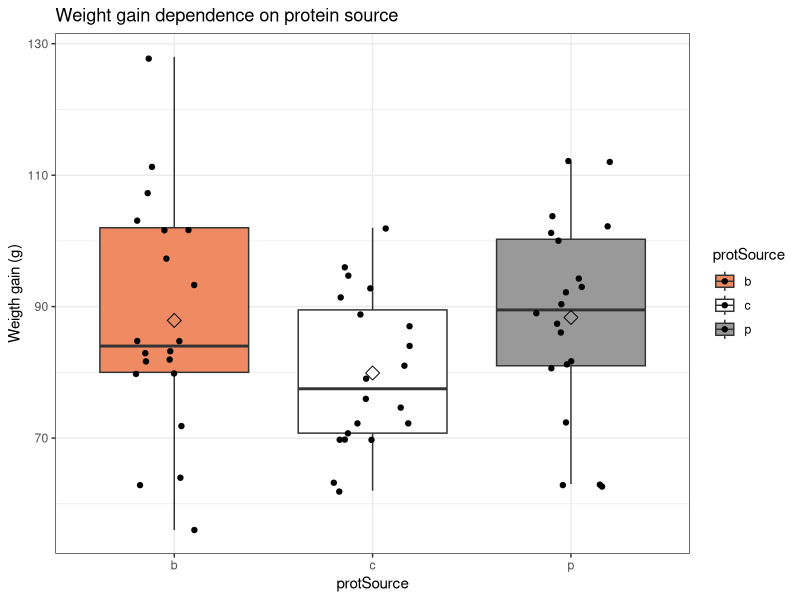
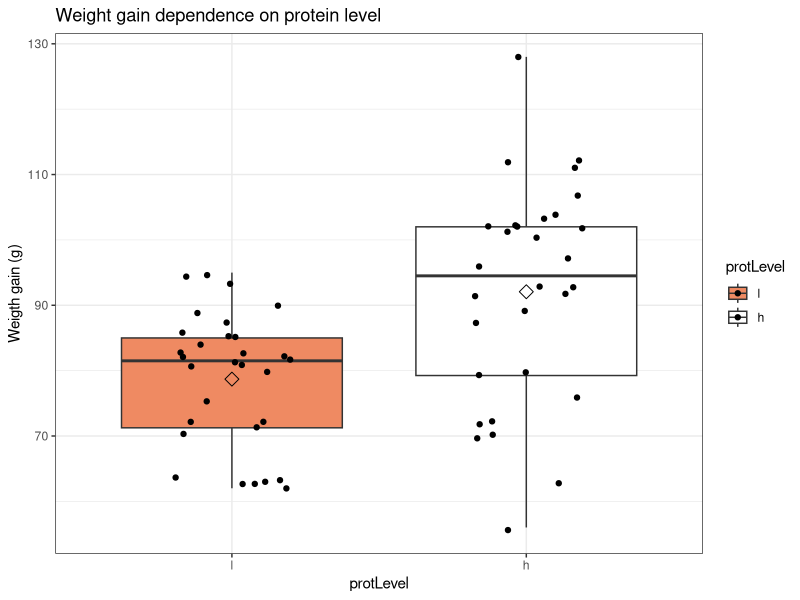
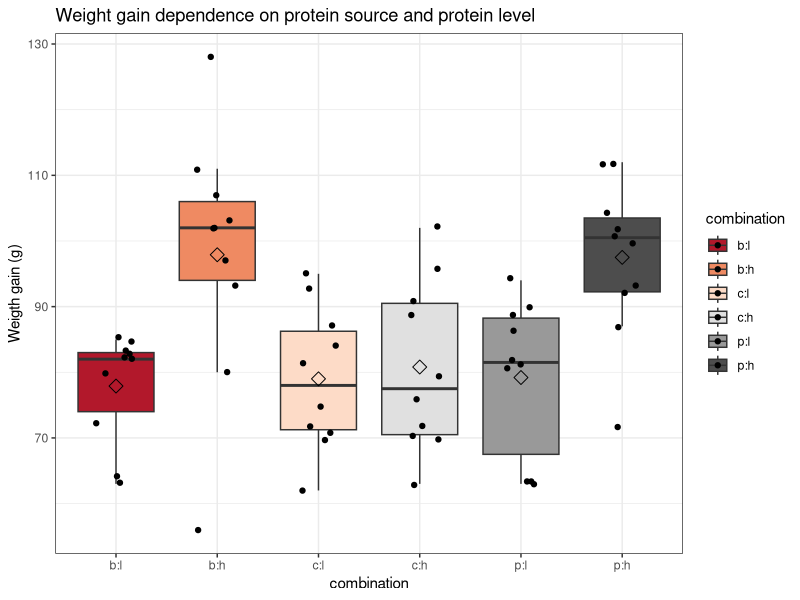
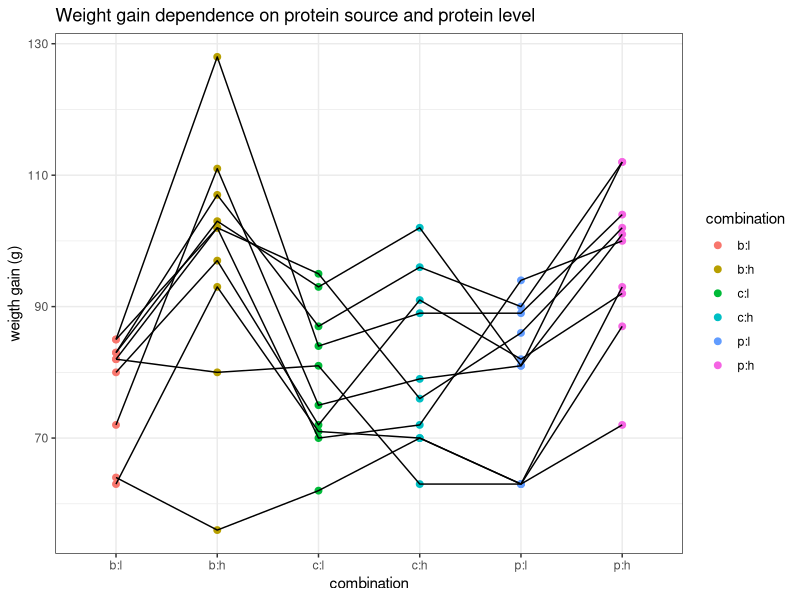
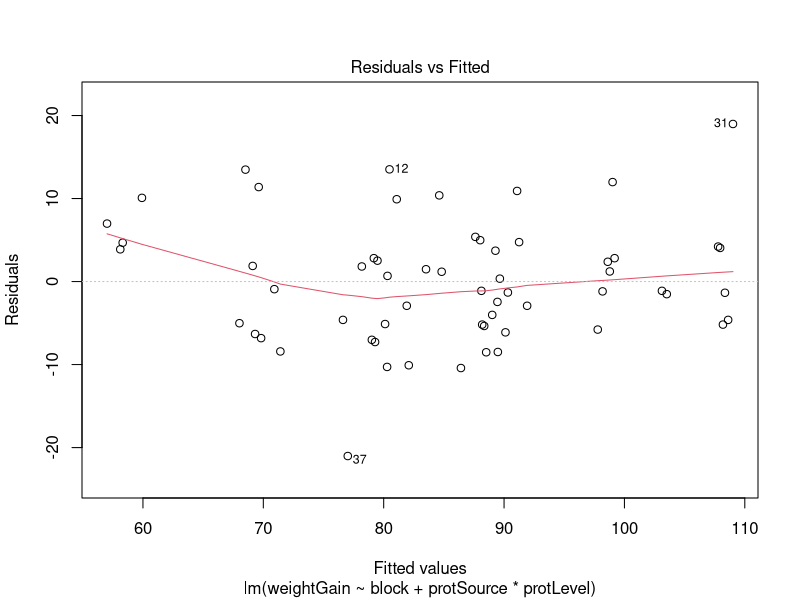
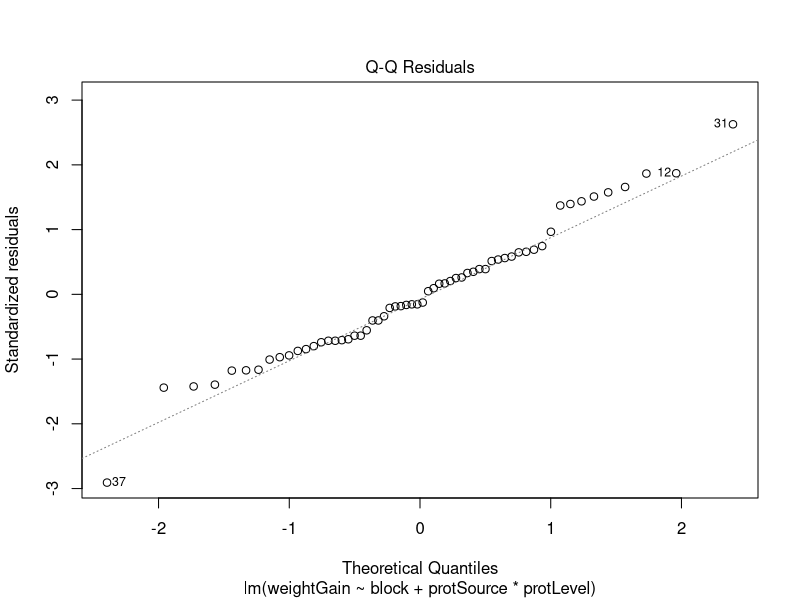
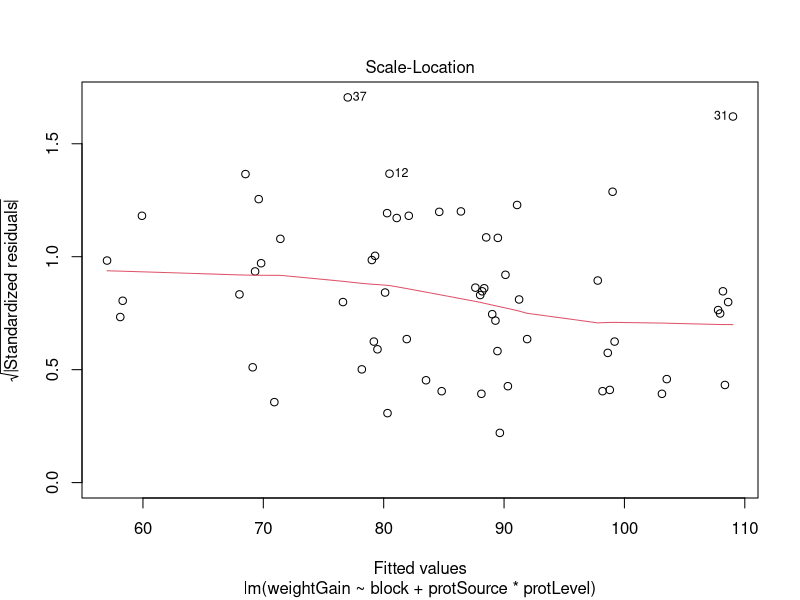
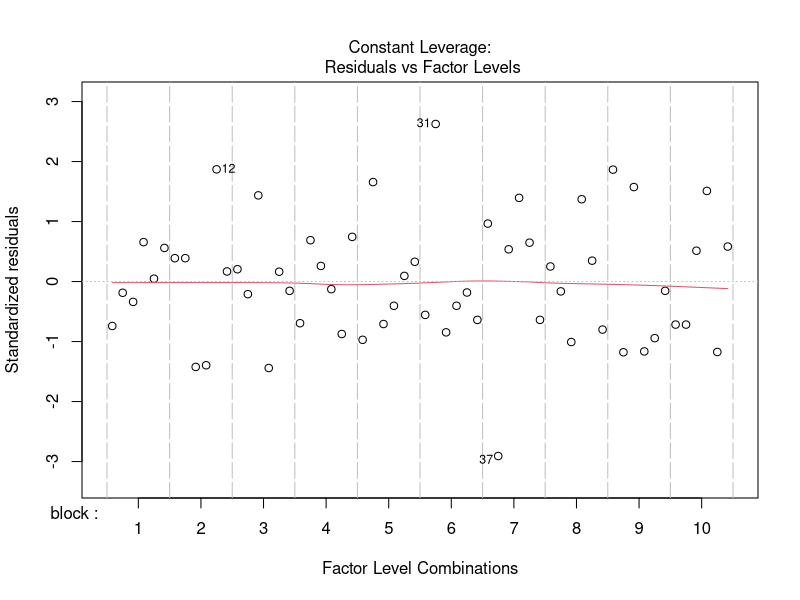

The R source for these figures, in order:
## ---- chunk 1
library(tidyverse)
## ---- chunk 2
diet <- read.table("../../data/dietRats.txt",header=TRUE)
head(diet)
## ---- chunk 3
diet <- diet %>%
  mutate(block = as.factor(block),
         protSource = as.factor(protSource),
         protLevel = as.factor(protLevel)) %>%
  mutate(protLevel = fct_relevel(protLevel, "l"))
## ---- chunk 4
diet %>% 
  ggplot(aes(x=protSource, y=weightGain, fill=protSource)) + 
    scale_fill_brewer(palette="RdGy") +
    theme_bw() +
    geom_boxplot(outlier.shape=NA) + 
    geom_jitter(width = 0.2) +
    ggtitle("Weight gain dependence on protein source") +
    ylab("Weigth gain (g)") + 
    stat_summary(fun = mean, geom="point", shape=5, size=3, color="black", fill="black")
## ---- chunk 5
diet %>% 
  ggplot(aes(x=protLevel, y=weightGain, fill=protLevel)) + 
    scale_fill_brewer(palette="RdGy") +
    theme_bw() +
    geom_boxplot(outlier.shape=NA) + 
    geom_jitter(width = 0.2) +
    ggtitle("Weight gain dependence on protein level") +
    ylab("Weigth gain (g)") + 
    stat_summary(fun = mean, geom="point", shape=5, size=3, color="black", fill="black")
## ---- chunk 6
diet %>% 
  mutate(combination = protSource:protLevel) %>%
  ggplot(aes(x=combination, y=weightGain, fill=combination)) + 
    scale_fill_brewer(palette="RdGy") +
    theme_bw() +
    geom_boxplot(outlier.shape=NA) + 
    geom_jitter(width = 0.2) +
    ggtitle("Weight gain dependence on protein source and protein level") +
    ylab("Weigth gain (g)") + 
    stat_summary(fun = mean, geom="point", shape=5, size=3, color="black", fill="black")
## ---- chunk 7
diet %>% 
  mutate(combination = protSource:protLevel) %>%
  ggplot(aes(x=combination, y=weightGain, col=combination)) + 
    scale_fill_brewer(palette="RdGy") +
    theme_bw() +
    geom_point(size=2) + 
    geom_line(aes(group = block),col="black") +
    ggtitle("Weight gain dependence on protein source and protein level") +
    ylab("weigth gain (g)")
## ---- chunk 8
lm1 <- lm(weightGain ~ block + protSource*protLevel, data=diet)
plot(lm1)
## ---- chunk 9
lm1 <- lm(weightGain ~ block + protSource*protLevel, data=diet)
summary(lm1)
## ---- chunk 10
lm0 <- lm(weightGain ~ block, data=diet)
anova(lm0, lm1)
## ---- chunk 11
library(car)
Anova(lm1, type=3)
## ---- chunk 12
library(multcomp)
set.seed(75468) # to get reproducible results (small effect if removed)
lm1MultComp <- glht(
    model = lm1,
    linfct = c("protSourcec = 0",
               "protSourcep = 0",
               "protSourcec- protSourcep = 0",
               "protSourcec + protSourcec:protLevelh = 0",
               "protSourcep + protSourcep:protLevelh = 0",
               "(protSourcec + protSourcec:protLevelh) - (protSourcep + protSourcep:protLevelh) = 0",
               "protLevelh = 0",
               "protLevelh +  protSourcec:protLevelh = 0",
               "protLevelh +  protSourcep:protLevelh = 0",
               "protSourcec:protLevelh = 0",
               "protSourcep:protLevelh = 0",
               "protSourcec:protLevelh - protSourcep:protLevelh = 0")
)
## ---- chunk 13
summary(lm1MultComp)
## ---- chunk 14
confint(lm1MultComp)
